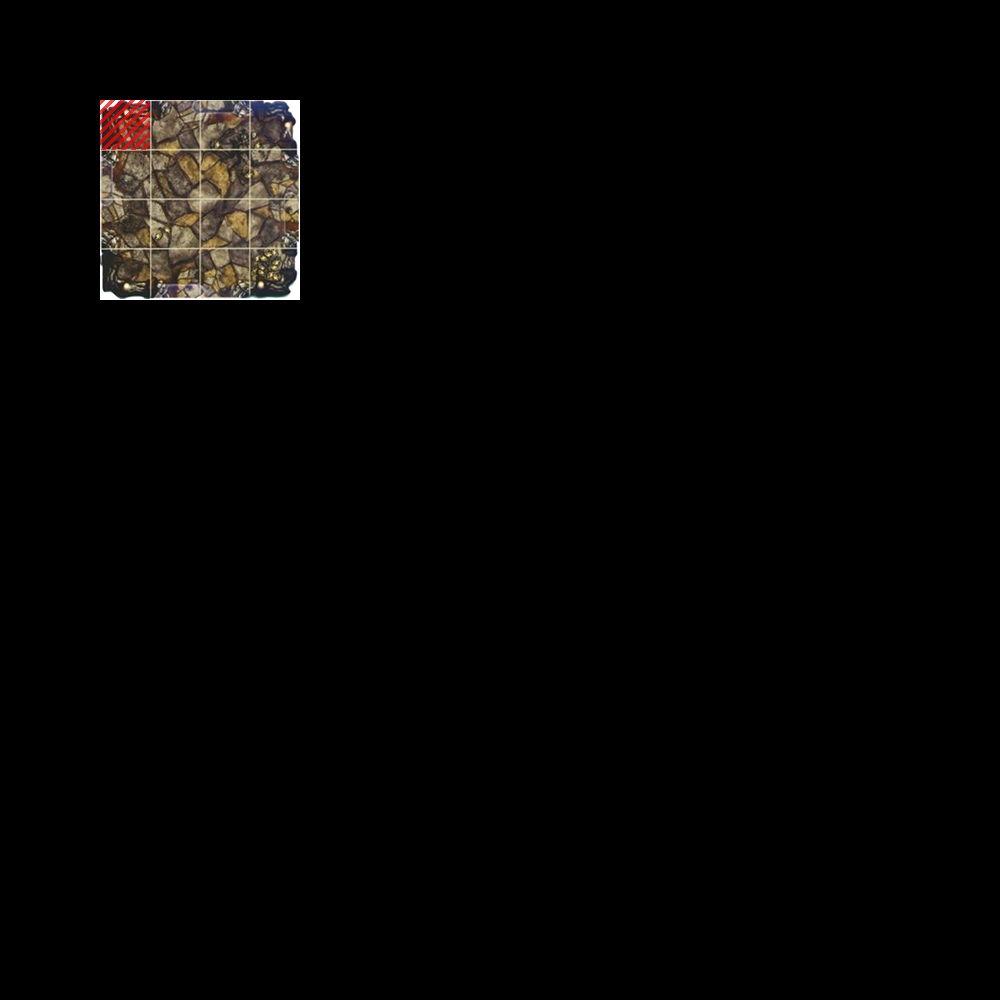

Tiled map render using the project's own tile images. Description and the whole map definition, tile-layer contents included, below:
An orthogonal 20x20 tile map with 50x50 px tiles, 2 tile layers (map, blocked).

<map version="1.0" orientation="orthogonal" renderorder="right-down" width="20" height="20" tilewidth="50" tileheight="50" nextobjectid="1">
 <tileset firstgid="1" name="level01" tilewidth="50" tileheight="50" tilecount="50" columns="10">
  <image source="../../assets/tile/level01.png" width="500" height="250" />
 </tileset>
 <layer name="map" width="20" height="20">
  <data encoding="csv">
0,0,0,0,0,0,0,0,0,0,0,0,0,0,0,0,0,0,0,0,
0,0,0,0,0,0,0,0,0,0,0,0,0,0,0,0,0,0,0,0,
0,0,1,2,3,4,0,0,0,0,0,0,0,0,0,0,0,0,0,0,
0,0,11,12,13,14,0,0,0,0,0,0,0,0,0,0,0,0,0,0,
0,0,21,22,23,24,0,0,0,0,0,0,0,0,0,0,0,0,0,0,
0,0,31,32,33,34,0,0,0,0,0,0,0,0,0,0,0,0,0,0,
0,0,0,0,0,0,0,0,0,0,0,0,0,0,0,0,0,0,0,0,
0,0,0,0,0,0,0,0,0,0,0,0,0,0,0,0,0,0,0,0,
0,0,0,0,0,0,0,0,0,0,0,0,0,0,0,0,0,0,0,0,
0,0,0,0,0,0,0,0,0,0,0,0,0,0,0,0,0,0,0,0,
0,0,0,0,0,0,0,0,0,0,0,0,0,0,0,0,0,0,0,0,
0,0,0,0,0,0,0,0,0,0,0,0,0,0,0,0,0,0,0,0,
0,0,0,0,0,0,0,0,0,0,0,0,0,0,0,0,0,0,0,0,
0,0,0,0,0,0,0,0,0,0,0,0,0,0,0,0,0,0,0,0,
0,0,0,0,0,0,0,0,0,0,0,0,0,0,0,0,0,0,0,0,
0,0,0,0,0,0,0,0,0,0,0,0,0,0,0,0,0,0,0,0,
0,0,0,0,0,0,0,0,0,0,0,0,0,0,0,0,0,0,0,0,
0,0,0,0,0,0,0,0,0,0,0,0,0,0,0,0,0,0,0,0,
0,0,0,0,0,0,0,0,0,0,0,0,0,0,0,0,0,0,0,0,
0,0,0,0,0,0,0,0,0,0,0,0,0,0,0,0,0,0,0,0
</data>
 </layer>
 <layer name="blocked" width="20" height="20">
  <data encoding="csv">
0,0,0,0,0,0,0,0,0,0,0,0,0,0,0,0,0,0,0,0,
0,0,0,0,0,0,0,0,0,0,0,0,0,0,0,0,0,0,0,0,
0,0,43,0,0,0,0,0,0,0,0,0,0,0,0,0,0,0,0,0,
0,0,0,0,0,0,0,0,0,0,0,0,0,0,0,0,0,0,0,0,
0,0,0,0,0,0,0,0,0,0,0,0,0,0,0,0,0,0,0,0,
0,0,0,0,0,0,0,0,0,0,0,0,0,0,0,0,0,0,0,0,
0,0,0,0,0,0,0,0,0,0,0,0,0,0,0,0,0,0,0,0,
0,0,0,0,0,0,0,0,0,0,0,0,0,0,0,0,0,0,0,0,
0,0,0,0,0,0,0,0,0,0,0,0,0,0,0,0,0,0,0,0,
0,0,0,0,0,0,0,0,0,0,0,0,0,0,0,0,0,0,0,0,
0,0,0,0,0,0,0,0,0,0,0,0,0,0,0,0,0,0,0,0,
0,0,0,0,0,0,0,0,0,0,0,0,0,0,0,0,0,0,0,0,
0,0,0,0,0,0,0,0,0,0,0,0,0,0,0,0,0,0,0,0,
0,0,0,0,0,0,0,0,0,0,0,0,0,0,0,0,0,0,0,0,
0,0,0,0,0,0,0,0,0,0,0,0,0,0,0,0,0,0,0,0,
0,0,0,0,0,0,0,0,0,0,0,0,0,0,0,0,0,0,0,0,
0,0,0,0,0,0,0,0,0,0,0,0,0,0,0,0,0,0,0,0,
0,0,0,0,0,0,0,0,0,0,0,0,0,0,0,0,0,0,0,0,
0,0,0,0,0,0,0,0,0,0,0,0,0,0,0,0,0,0,0,0,
0,0,0,0,0,0,0,0,0,0,0,0,0,0,0,0,0,0,0,0
</data>
 </layer>
</map>
